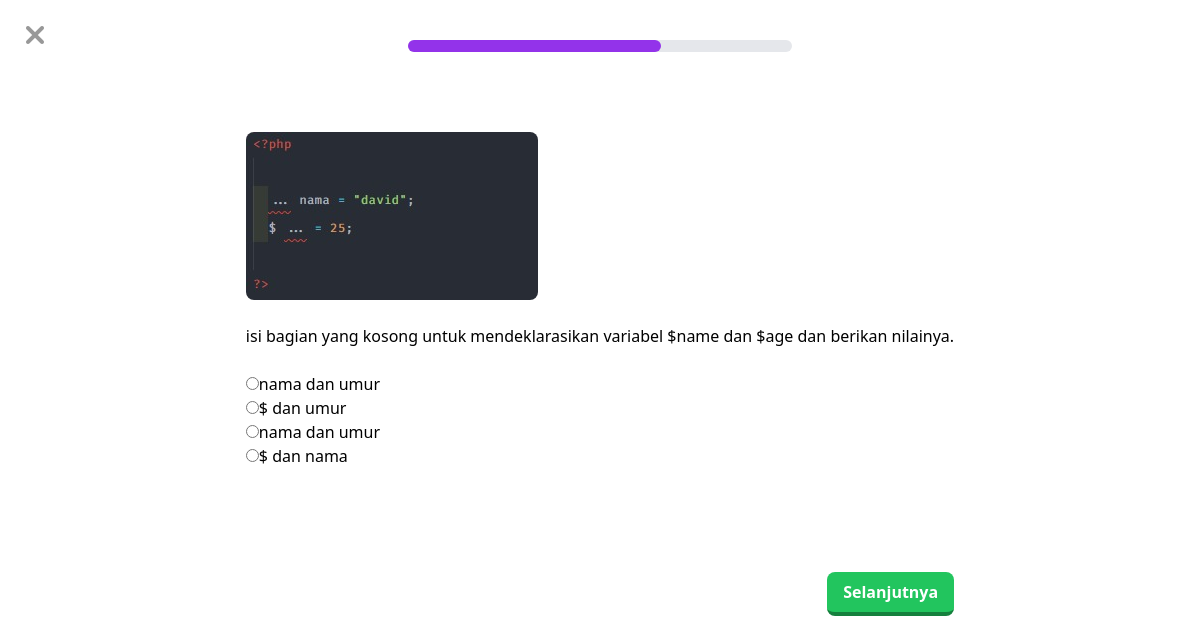
The page /codingku/php/variable1.1/question.php?n=10 on the database its author committed.
### tables this page shows
CREATE TABLE `questions` (
  `question_number` int(11) NOT NULL,
  `question_text` text NOT NULL,
  `question_image` varchar(255) NOT NULL
);

CREATE TABLE `options` (
  `id` int(11) NOT NULL,
  `question_number` int(11) NOT NULL,
  `is_correct` tinyint(1) NOT NULL DEFAULT 0,
  `coption` text NOT NULL
);

### codingku/php/variable1.1/question.php (the view, shortened to what this page needs)
<?php
include '../../koneksi.php';
$number = $_GET['n'];
$query = "SELECT * FROM questions WHERE question_number = $number";
$result = mysqli_query($conn, $query);
$question = mysqli_fetch_assoc($result);
$query = "SELECT * FROM options WHERE question_number = $number";
$choices = mysqli_query($conn, $query);
?>
<html>
<head>
  <script src="https://cdn.tailwindcss.com"></script>
</head>
<section class="font-poppins">
  <div class="flex flex-col">
    <div class="relative">
      <div><a href="../../tailwind.php"><img src="../../gambar/x1.png" class="absolute top-5 left-5 opacity-40"></a></div>
    </div>
    <div class="m-auto my-10 mb-20">
      <div class="w-96 bg-gray-200 rounded-full h-3">
        <div class="bg-purple-600 h-3 rounded-full" style="width: 66%"></div>
      </div>
    </div>
    <div class="m-auto">
      <img class="rounded-lg" src="gambar/<?php echo $question['question_image']; ?>"><br>
      <p><?php echo $question['question_text']; ?> </p> <br>
      <form method="POST" action="process.php">
        <ul class="choicess">
          <?php while ($row = mysqli_fetch_assoc($choices)) { ?>
            <li><input type="radio" name="choice" value="<?php echo $row['id']; ?>" required><?php echo $row['coption']; ?></li>
          <?php } ?>
        </ul>
        <br>
        <div class="text-center mt-20">
          <button class="float-right bg-green-500 hover:bg-green-400 text-white font-bold py-2 px-4 border-b-4 border-green-700 hover:border-green-500 rounded-lg" name="submit" value="submit">Selanjutnya</a></button>
        </div>
    </div>
</section>

### rows shown on the page
questions: question_image (picture), question_text "isi bagian yang kosong untuk mendeklarasikan variabel $name dan $age dan berikan nilainya."
options: coption "nama dan umur"
options: coption "$ dan umur"
options: coption "nama dan umur"
options: coption "$ dan nama"
